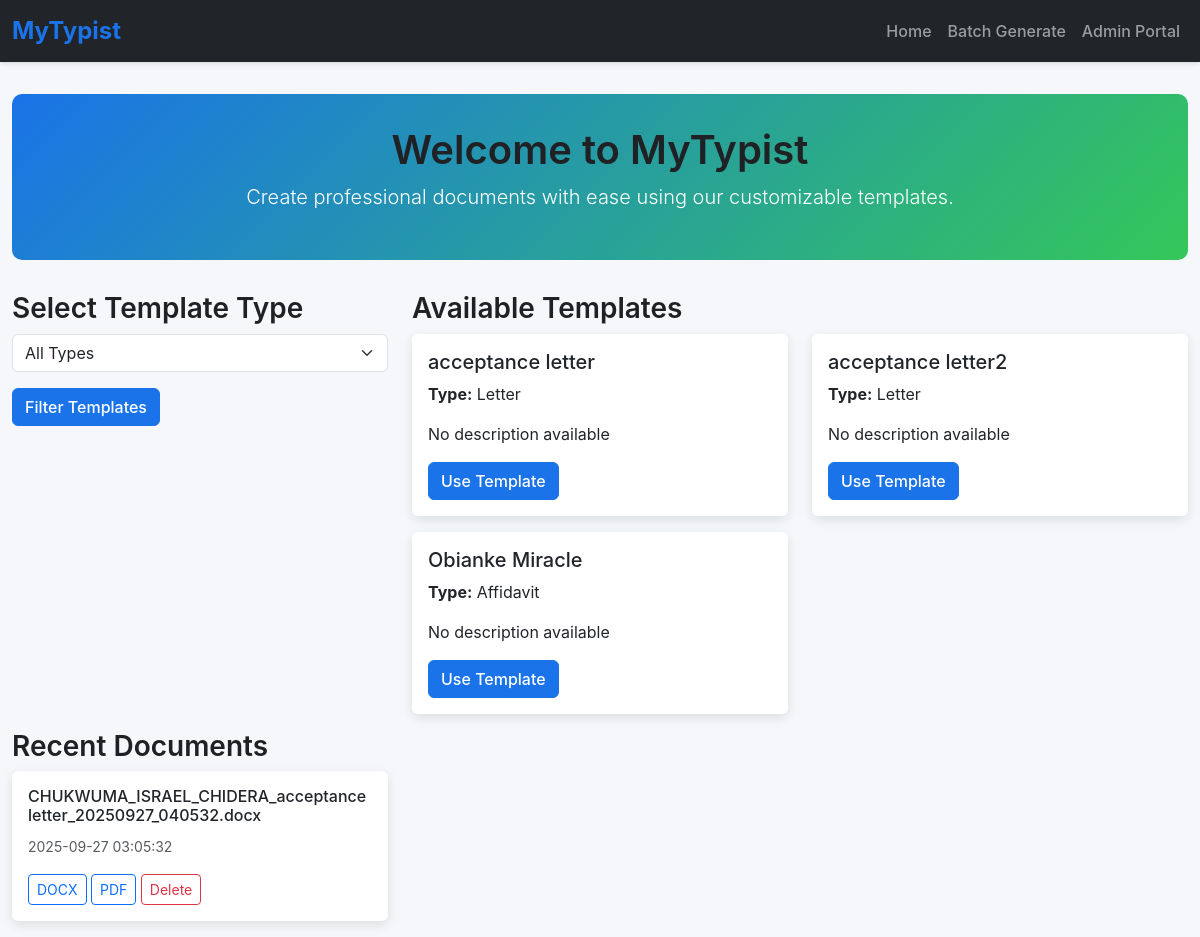
Before: / with the older database file.
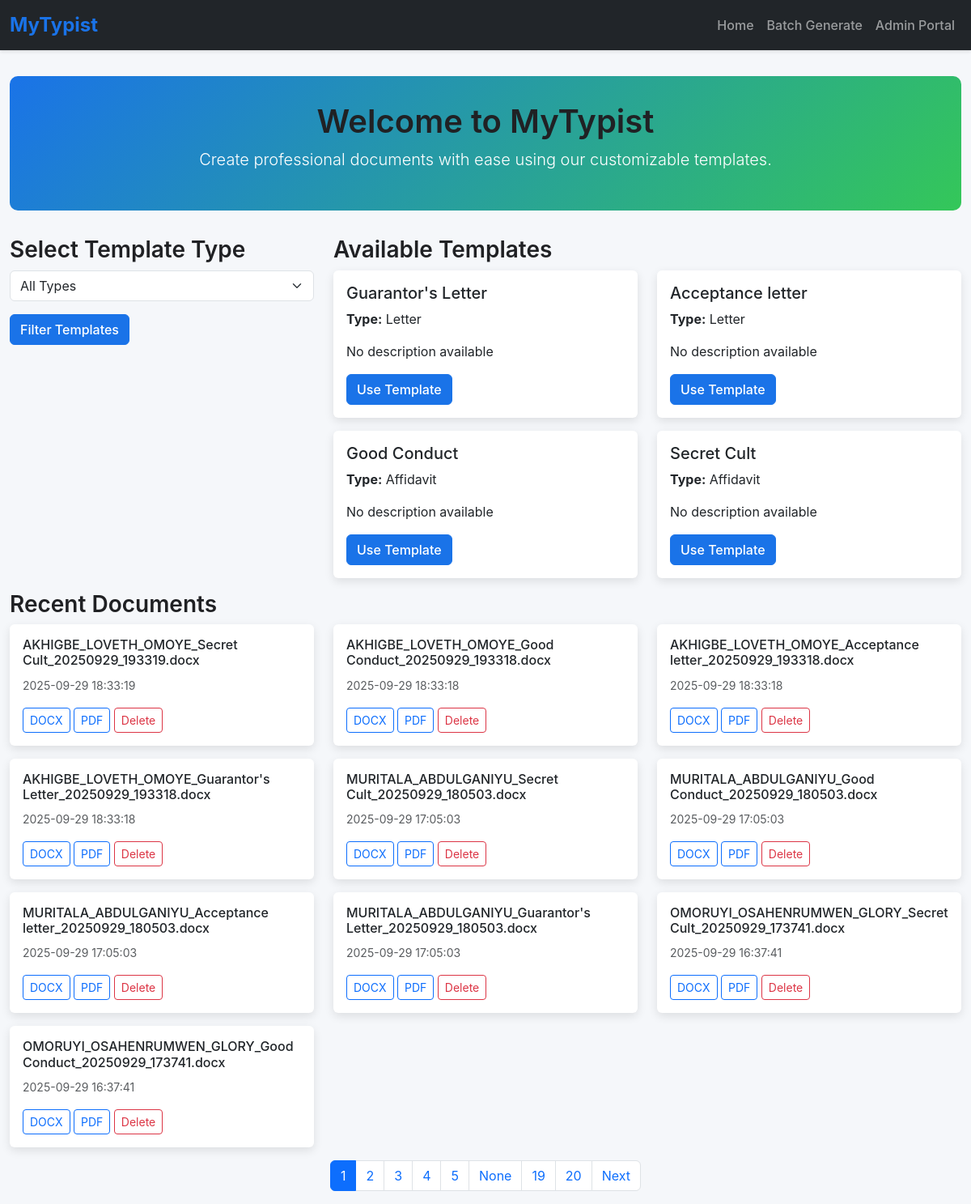
After: the same page with the newer database file.
### app.py (models this page shows)
class Template(db.Model):
    __tablename__ = 'template'
    id = db.Column(db.Integer, primary_key=True)
    name = db.Column(db.String(100), nullable=False)
    type = db.Column(db.String(50), nullable=False)
    file_path = db.Column(db.String(200), nullable=False)
    description = db.Column(db.Text)
    font_family = db.Column(db.String(50), default='Times New Roman')
    font_size = db.Column(db.Integer, default=12)
    margin_top = db.Column(db.Float, default=1.0)
    margin_bottom = db.Column(db.Float, default=1.0)
    margin_left = db.Column(db.Float, default=1.0)
    margin_right = db.Column(db.Float, default=1.0)
    default_line_spacing = db.Column(db.Float, default=1.0)
    is_active = db.Column(db.Boolean, default=True)
    created_at = db.Column(db.DateTime, default=lambda: datetime.now(timezone.utc))
    updated_at = db.Column(db.DateTime, default=lambda: datetime.now(timezone.utc),
                          onupdate=lambda: datetime.now(timezone.utc))
    placeholders = db.relationship('Placeholder', back_populates='template',
                                   cascade="all, delete-orphan")
    created_documents = db.relationship('CreatedDocument', back_populates='template',
                                        cascade="all, delete-orphan")

class CreatedDocument(db.Model):
    __tablename__ = 'created_document'
    id = db.Column(db.Integer, primary_key=True)
    template_id = db.Column(db.Integer, db.ForeignKey('template.id'), nullable=False)
    user_name = db.Column(db.String(100), nullable=False)
    user_email = db.Column(db.String(100))
    file_path = db.Column(db.String(200), nullable=False)
    original_filename = db.Column(db.String(200))
    file_size = db.Column(db.Integer)
    created_at = db.Column(db.DateTime, default=lambda: datetime.now(timezone.utc))
    batch_id = db.Column(db.String(50), nullable=True)
    user_inputs = db.Column(db.Text)  # JSON storage of inputs
    template = db.relationship('Template', back_populates='created_documents')

### app.py (the view)
@app.route('/')
@cache.cached(timeout=30)  # Cache for 30 seconds to improve performance
def index():
    page = request.args.get('page', 1, type=int)
    type_filter = request.args.get('type', '')
    query = Template.query.filter_by(is_active=True)
    if type_filter:
        query = query.filter_by(type=type_filter)
    types = cache.get('template_types')
    if types is None:
        types = [t[0] for t in db.session.query(Template.type).distinct().all()]
        cache.set('template_types', types, timeout=300)  # Cache for 5 minutes
    templates = query.with_entities(Template.id, Template.name, Template.type, Template.description).all()
    recent_docs = CreatedDocument.query.order_by(CreatedDocument.created_at.desc()).paginate(
        page=page, per_page=10, error_out=False
    )
    return render_template('index.html', types=types, templates=templates,
                         recent_docs=recent_docs, page=page, total_pages=recent_docs.pages)

### templates/index.html (shortened to what this page needs)
{% extends 'base.html' %}
{% block content %}
<div class="hero text-center">
    <h1>Welcome to MyTypist</h1>
    <p class="lead">Create professional documents with ease using our customizable templates.</p>
</div>
<div class="row">
    <div class="col-md-4 mb-4">
        <h3>Select Template Type</h3>
        <form method="GET" action="{{ url_for('index') }}">
            <div class="mb-3">
                <select name="type" class="form-select">
                    <option value="">All Types</option>
                </select>
            </div>
            <button type="submit" class="btn btn-primary">Filter Templates</button>
        </form>
    </div>
    <div class="col-md-8">
        <h3>Available Templates</h3>
        {% if templates %}
        <div class="row">
            {% for template in templates %}
            <div class="col-md-6 mb-3">
                <div class="card">
                    <div class="card-body">
                        <h5 class="card-title">{{ template.name }}</h5>
                        <p class="card-text"><strong>Type:</strong> {{ template.type }}</p>
                        <p class="card-text">{{ template.description or 'No description available' }}</p>
                        <a href="{{ url_for('create', template_id=template.id) }}" class="btn btn-primary">Use Template</a>
                    </div>
                </div>
            </div>
            {% endfor %}
        </div>
        {% else %}
        <p>No templates available. Please contact the administrator.</p>
        {% endif %}
    </div>
</div>
<h3>Recent Documents</h3>
{% if recent_docs.items %}
<div class="row">
    {% for doc in recent_docs.items %}
    <div class="col-md-4 mb-3">
        <div class="card">
            <div class="card-body">
                <h6 class="card-title">{{ doc.original_filename }}</h6>
                <p class="card-text"><small class="text-muted">{{ doc.created_at.strftime('%Y-%m-%d %H:%M:%S') }}</small></p>
                <a href="{{ url_for('download', document_id=doc.id, format='docx') }}" class="btn btn-sm btn-outline-primary">DOCX</a>
                <a href="{{ url_for('download', document_id=doc.id, format='pdf') }}" class="btn btn-sm btn-outline-primary">PDF</a>
                <a href="{{ url_for('delete_document', document_id=doc.id) }}" class="btn btn-sm btn-outline-danger">Delete</a>
            </div>
        </div>
    </div>
    {% endfor %}
</div>
{% else %}
<p>No recent documents.</p>
{% endif %}
{% if recent_docs.has_prev or recent_docs.has_next %}
<nav aria-label="Page navigation">
    <ul class="pagination justify-content-center">
        {% for p in recent_docs.iter_pages() %}
        <li class="page-item {% if p == recent_docs.page %}active{% endif %}">
            <a class="page-link" href="{{ url_for('index', page=p) }}">{{ p }}</a>
        </li>
        {% endfor %}
        {% if recent_docs.has_next %}
        <li class="page-item"><a class="page-link" href="{{ url_for('index', page=recent_docs.next_num) }}">Next</a></li>
        {% endif %}
    </ul>
</nav>
{% endif %}
{% endblock %}

Changed rows visible on the page:
removed Template: name "Obianke Miracle", type "Affidavit", description "No description available"
no longer on this page (row edited): CreatedDocument: original_filename "CHUKWUMA_ISRAEL_CHIDERA_acceptance letter_20250927_040532.docx", created_at "2025-09-27 03:05:32"
changed Template: name "acceptance letter" → "Guarantor's Letter"
changed Template: name "acceptance letter2" → "Acceptance letter"
added Template: name "Good Conduct", type "Affidavit", description "No description available"
added Template: name "Secret Cult", type "Affidavit", description "No description available"
added CreatedDocument: original_filename "AKHIGBE_LOVETH_OMOYE_Secret Cult_20250929_193319.docx", created_at "2025-09-29 18:33:19"
added CreatedDocument: original_filename "AKHIGBE_LOVETH_OMOYE_Good Conduct_20250929_193318.docx", created_at "2025-09-29 18:33:18"
added CreatedDocument: original_filename "AKHIGBE_LOVETH_OMOYE_Acceptance letter_20250929_193318.docx", created_at "2025-09-29 18:33:18"
added CreatedDocument: original_filename "AKHIGBE_LOVETH_OMOYE_Guarantor's Letter_20250929_193318.docx", created_at "2025-09-29 18:33:18"
added CreatedDocument: original_filename "MURITALA_ABDULGANIYU_Secret Cult_20250929_180503.docx", created_at "2025-09-29 17:05:03"
added CreatedDocument: original_filename "MURITALA_ABDULGANIYU_Good Conduct_20250929_180503.docx", created_at "2025-09-29 17:05:03"
added CreatedDocument: original_filename "MURITALA_ABDULGANIYU_Acceptance letter_20250929_180503.docx", created_at "2025-09-29 17:05:03"
added CreatedDocument: original_filename "MURITALA_ABDULGANIYU_Guarantor's Letter_20250929_180503.docx", created_at "2025-09-29 17:05:03"
added CreatedDocument: original_filename "OMORUYI_OSAHENRUMWEN_GLORY_Secret Cult_20250929_173741.docx", created_at "2025-09-29 16:37:41"
added CreatedDocument: original_filename "OMORUYI_OSAHENRUMWEN_GLORY_Good Conduct_20250929_173741.docx", created_at "2025-09-29 16:37:41"
Other visible differences:
new list line: "1"
new list line: "2"
new list line: "3"
new list line: "4"
new list line: "5"
new list line: "None"
new list line: "19"
new list line: "20"
text now shown: "Next"
